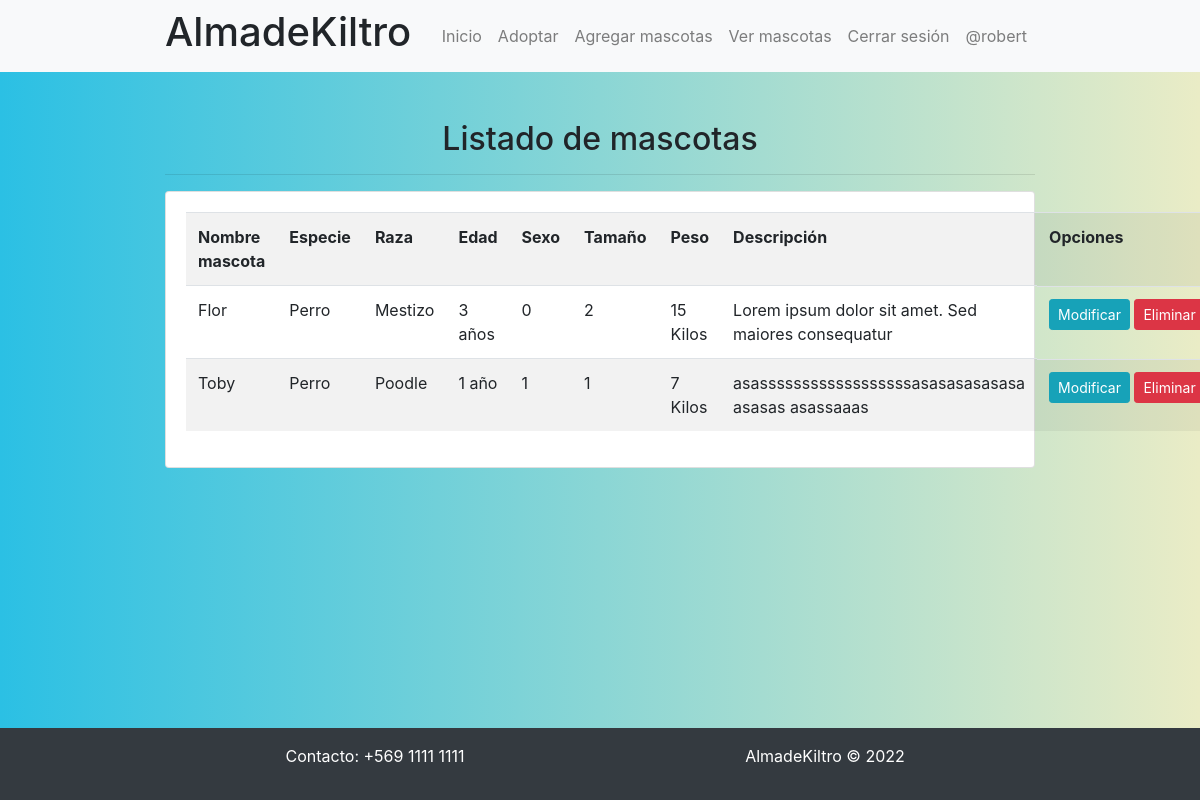
/listar-mascotas/ (signed in), run on the app's committed database.
### app/models.py (models this page shows, shortened)
class Mascota(models.Model):
    nombre_mascota = models.CharField(max_length=250)
    imagen = models.ImageField(upload_to="mascota", null=True)
    edad_mascota = models.CharField(max_length=250)
    sexo = models.IntegerField(choices=opciones_sexo)
    descripcion = models.TextField()
    tamaño = models.IntegerField(choices=opciones_tamaño)
    peso = models.CharField(max_length=250)
    especie = models.ForeignKey(Especie, on_delete=models.PROTECT)
    raza = models.ForeignKey(Raza, on_delete=models.PROTECT)

class Especie(models.Model):
    nombre_especie = models.CharField(max_length=250)
    def __str__(self):
        return self.nombre_especie

class Raza(models.Model):
    nombre_raza = models.CharField(max_length=250)
    def __str__(self):
        return self.nombre_raza

### app/views.py (the view)
# urls.py: path('listar-mascotas/', listar_mascotas, name="listar_mascotas"),
def listar_mascotas(request):
    mascotas = Mascota.objects.all()
    data = {
        'mascotas': mascotas
    }
    return render(request, 'app/mascota/listar.html', data)

### app/templates/app/mascota/listar.html (shortened to what this page needs)
{% extends 'app/base.html' %}
{% load static %}
{% block css %}
<link rel="stylesheet" href="https://cdn.jsdelivr.net/npm/bootstrap@4.6.1/dist/css/bootstrap.min.css">
<link rel="stylesheet" href="{% static 'app/css/mascotas.css' %}"> {% endblock %}
{% block contenido %}
<h2 class="fw-bold text-center">Listado de mascotas</h2>
<hr>
<div class="card">
    <div class="card-body">
        <table class="table table-striped table-hover table-responsive-sm">
            <tr>
                <th>Nombre mascota</th>
                <th>Especie</th>
                <th>Raza</th>
                <th>Edad </th>
                <th>Sexo</th>
                <th>Tamaño</th>
                <th>Peso</th>
                <th>Descripción</th>
                <th>Opciones</th>
            </tr>
            {% for m in mascotas %}
            <tr>
                <td>{{ m.nombre_mascota | title }}</td>
                <td>{{ m.especie }}</td>
                <td>{{ m.raza }}</td>
                <td>{{ m.edad_mascota }}</td>
                <td>{{ m.sexo }}</td>
                <td>{{ m.tamaño }}</td>
                <td>{{ m.peso }}</td>
                <td>{{ m.descripcion }}</td>
                <td class="d-flex">
                    <a href="{% url 'modificar_mascota' m.id %}" class="btn btn-info btn-sm">Modificar</a> &nbsp;
                    <a href="#" onclick="eliminarMascota({{ m.id }})" class="btn btn-danger btn-sm">Eliminar</a>
                </td>
            </tr>
            {% endfor %}
        </table>
    </div>
</div>
{% endblock %}

### app/templates/app/base.html (shortened to what this page needs)
<!DOCTYPE html>
<html lang="es">
<head>
    {% load static %} {% block css %} {% endblock %}
</head>
<body>
    <div class="navbar navbar-expand-lg navbar-light bg-light">
        <div class="container">
            <h1 class="fw-bold">AlmadeKiltro</h1>
            <div class="navbar-collapse collapse justify-content-end" id="miLista">
                <div class="navbar-nav">
                    <a href="{% url 'home' %}" class="nav-link">Inicio</a>
                    <a href="{% url 'mascotas' %}" class="nav-link">Adoptar</a>
                    <a href="{% url 'agregar_mascota' %}" class="nav-link">Agregar mascotas</a>
                    <a href="{% url 'listar_mascotas' %}" class="nav-link">Ver mascotas</a>
                    {% if user.is_authenticated %}
                    <a href="{% url 'logout' %}" class="nav-link">Cerrar sesión</a>
                    <a href="#" class="nav-link">@{{ user.username }}</a>
                    {% else %}
                    <a href="{% url 'login' %}" class="nav-link">Iniciar sesión</a> {% endif %}
                </div>
            </div>
        </div>
    </div>
    <br><br>
    <main class="container">
        {% block contenido %} {% endblock %}
    </main>
    <br><br>
    <footer class="bg-dark">
        <div class="container">
            <div class="row text-center py-3" id="content-footer">
                <div class="col-md-6">
                    <p>Contacto: +569 1111 1111</p>
                </div>
                <div class="col-md-6">
                    <p>AlmadeKiltro &copy 2022</p>
                </div>
            </div>
        </div>
    </footer>
</body>
</html>

### app/static/app/css/mascotas.css (style rules this page uses)
html { min-height: 100%; position: relative; }
body { background: #2BC0E4; background: -webkit-linear-gradient(to right, #EAECC6, #2BC0E4); background: linear-gradient(to left, #EAECC6, #2BC0E4); margin: 0; margin-bottom: 40px; }
.container { max-width: 900px; }
footer { background-color: black; position: absolute; bottom: 0; width: 100%; color: white; }
#content-footer { color: #ffff; }

### data on the page
Mascota: nombre_mascota "Flor", especie "Perro", raza "Mestizo", edad_mascota "3 años", sexo "0", tamaño "2", peso "15 Kilos", descripcion "Lorem ipsum dolor sit amet. Sed maiores consequatur"
Mascota: nombre_mascota "Toby", especie "Perro", raza "Poodle", edad_mascota "1 año", sexo "1", tamaño "1", peso "7 Kilos", descripcion "asassssssssssssssssssasasasasasasa asasas asassaaas"

### other printed values
{{ user.username }} "robert"
